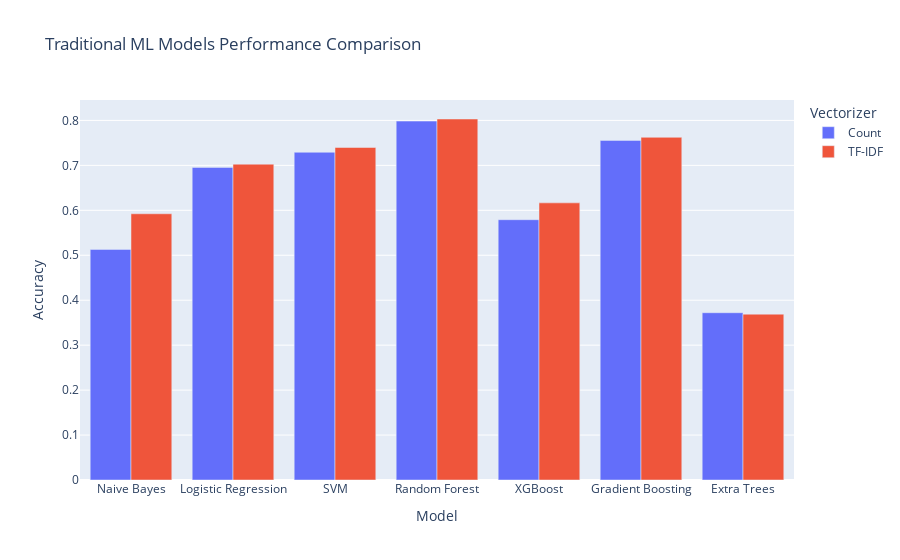

The cell this chart's notebook holds for it:
### Markdown cell above
### 5.4 Traditional ML Results Analysis

Analyzing and visualizing the performance of traditional ML models.

### Code cell
# Results analysis and comparison
print("=== TRADITIONAL ML RESULTS SUMMARY ===")

# Create results comparison DataFrame
comparison_data = []
for vectorizer in ['Count', 'TF-IDF']:
    for model_name in models.keys():
        result = results[vectorizer][model_name]
        comparison_data.append({
            'Vectorizer': vectorizer,
            'Model': model_name,
            'Accuracy': result['accuracy'],
            'Precision': result['precision'],
            'Recall': result['recall'],
            'F1-Score': result['f1']
        })

results_df = pd.DataFrame(comparison_data)

print("Performance Comparison:")
display(results_df.round(4))

# Find best performing model
best_model = results_df.loc[results_df['Accuracy'].idxmax()]
print(f"\nBest performing model: {best_model['Model']} with {best_model['Vectorizer']} vectorizer")
print(f"Best accuracy: {best_model['Accuracy']:.4f}")

# Detailed results for best model
best_vectorizer = best_model['Vectorizer']
best_model_name = best_model['Model']
best_result = results[best_vectorizer][best_model_name]

print(f"\n=== DETAILED RESULTS FOR BEST MODEL ===")
print(f"Model: {best_model_name} with {best_vectorizer} vectorizer")
print(f"Overall Accuracy: {best_result['accuracy']:.4f}")
print(f"Overall Precision: {best_result['precision']:.4f}")
print(f"Overall Recall: {best_result['recall']:.4f}")
print(f"Overall F1-Score: {best_result['f1']:.4f}")

print(f"\nPer-class metrics:")
classes = ['Negative', 'Neutral', 'Positive']
for i, class_name in enumerate(classes):
    print(f"{class_name}:")
    print(f"  Precision: {best_result['precision_per_class'][i]:.4f}")
    print(f"  Recall: {best_result['recall_per_class'][i]:.4f}")
    print(f"  F1-Score: {best_result['f1_per_class'][i]:.4f}")

# Confusion Matrix for best model
print(f"\n=== CONFUSION MATRIX FOR BEST MODEL ===")
best_y_pred = best_result['y_pred']
cm = confusion_matrix(y_test, best_y_pred, labels=classes)
cm_df = pd.DataFrame(cm, index=classes, columns=classes)
print("Confusion Matrix:")
display(cm_df)

# Visualize results
try:
    # Performance comparison plot
    fig = px.bar(results_df, x='Model', y='Accuracy', color='Vectorizer',
                 title='Traditional ML Models Performance Comparison',
                 barmode='group')
    fig.show()
except Exception as e:
    print(f"Plotly error: {e}")
    # Matplotlib fallback
    plt.figure(figsize=(12, 6))
    models_list = results_df['Model'].unique()
    x = np.arange(len(models_list))
    width = 0.35
    
    count_accuracies = [results_df[(results_df['Model'] == model) & (results_df['Vectorizer'] == 'Count')]['Accuracy'].iloc[0] for model in models_list]
    tfidf_accuracies = [results_df[(results_df['Model'] == model) & (results_df['Vectorizer'] == 'TF-IDF')]['Accuracy'].iloc[0] for model in models_list]
    
    plt.bar(x - width/2, count_accuracies, width, label='Count Vectorizer')
    plt.bar(x + width/2, tfidf_accuracies, width, label='TF-IDF Vectorizer')
    
    plt.xlabel('Models')
    plt.ylabel('Accuracy')
    plt.title('Traditional ML Models Performance Comparison')
    plt.xticks(x, models_list, rotation=45)
    plt.legend()
    plt.tight_layout()
    plt.show()

### Figure 1 — Plotly figure (JSON) as saved in the notebook; plotly's stock layout.template omitted (floating-point values rounded to 4 significant figures)
{"data": [{"alignmentgroup": "True", "hovertemplate": "Vectorizer=Count<br>Model=%{x}<br>Accuracy=%{y}<extra></extra>", "legendgroup": "Count", "marker": {"color": "#636efa", "pattern": {"shape": ""}}, "name": "Count", "offsetgroup": "Count", "orientation": "v", "showlegend": true, "textposition": "auto", "type": "bar", "x": ["Naive Bayes", "Logistic Regression", "SVM", "Random Forest", "XGBoost", "Gradient Boosting", "Extra Trees"], "xaxis": "x", "y": [0.513, 0.6955, 0.7292, 0.7985, 0.5791, 0.7556, 0.3722], "yaxis": "y"}, {"alignmentgroup": "True", "hovertemplate": "Vectorizer=TF-IDF<br>Model=%{x}<br>Accuracy=%{y}<extra></extra>", "legendgroup": "TF-IDF", "marker": {"color": "#EF553B", "pattern": {"shape": ""}}, "name": "TF-IDF", "offsetgroup": "TF-IDF", "orientation": "v", "showlegend": true, "textposition": "auto", "type": "bar", "x": ["Naive Bayes", "Logistic Regression", "SVM", "Random Forest", "XGBoost", "Gradient Boosting", "Extra Trees"], "xaxis": "x", "y": [0.5923, 0.7026, 0.7398, 0.8032, 0.6166, 0.7624, 0.3689], "yaxis": "y"}], "layout": {"barmode": "group", "legend": {"title": {"text": "Vectorizer"}, "tracegroupgap": 0}, "title": {"text": "Traditional ML Models Performance Comparison"}, "xaxis": {"anchor": "y", "domain": [0, 1], "title": {"text": "Model"}}, "yaxis": {"anchor": "x", "domain": [0, 1], "title": {"text": "Accuracy"}}}}
